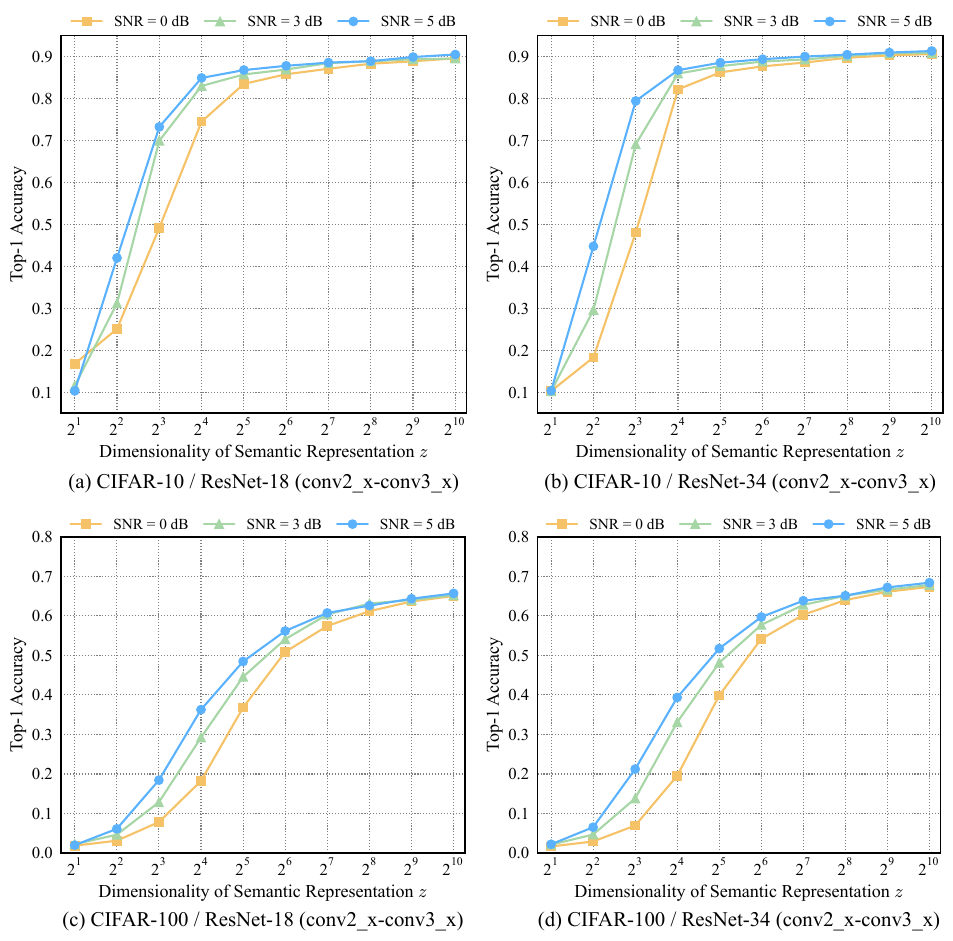

Write the Python code that produced this figure.
#!/usr/bin/env python3
# -*- coding: UTF-8 -*-

import fitz  # PyMuPDF


def merge_2x2(top_left, top_right, bottom_left, bottom_right, output_pdf):
    docs = [fitz.open(p) for p in [top_left, top_right, bottom_left, bottom_right]]
    pages = [d[0] for d in docs]
    sizes = [(pg.rect.width, pg.rect.height) for pg in pages]

    # column width = maximum width of the two pages above and below the column;
    # row height = maximum height of the two pages to the left and right of the row (without scaling).
    w_left = max(sizes[0][0], sizes[2][0])
    w_right = max(sizes[1][0], sizes[3][0])
    h_top = max(sizes[0][1], sizes[1][1])
    h_bot = max(sizes[2][1], sizes[3][1])

    out_w = w_left + w_right
    out_h = h_top + h_bot

    out = fitz.open()
    page = out.new_page(width=out_w, height=out_h)

    def place(doc, idx, x, y):  # top left alignment
        w = doc[idx].rect.width
        h = doc[idx].rect.height
        page.show_pdf_page(fitz.Rect(x, y, x + w, y + h), doc, idx)

    # (a) top left, (b) top right, (c) bottom left, (d) bottom right
    place(docs[0], 0, 0, 0)
    place(docs[1], 0, w_left, 0)
    place(docs[2], 0, 0, h_top)
    place(docs[3], 0, w_left, h_top)

    out.save(output_pdf)
    out.close()
    for d in docs:
        d.close()


if __name__ == "__main__":
    merge_2x2(
        "cifar10_resnet18_split.pdf",
        "cifar10_resnet34_split.pdf",
        "cifar100_resnet18_split.pdf",
        "cifar100_resnet34_split.pdf",
        "merged_column.pdf",
    )
    print("done -> merged_column.pdf")
